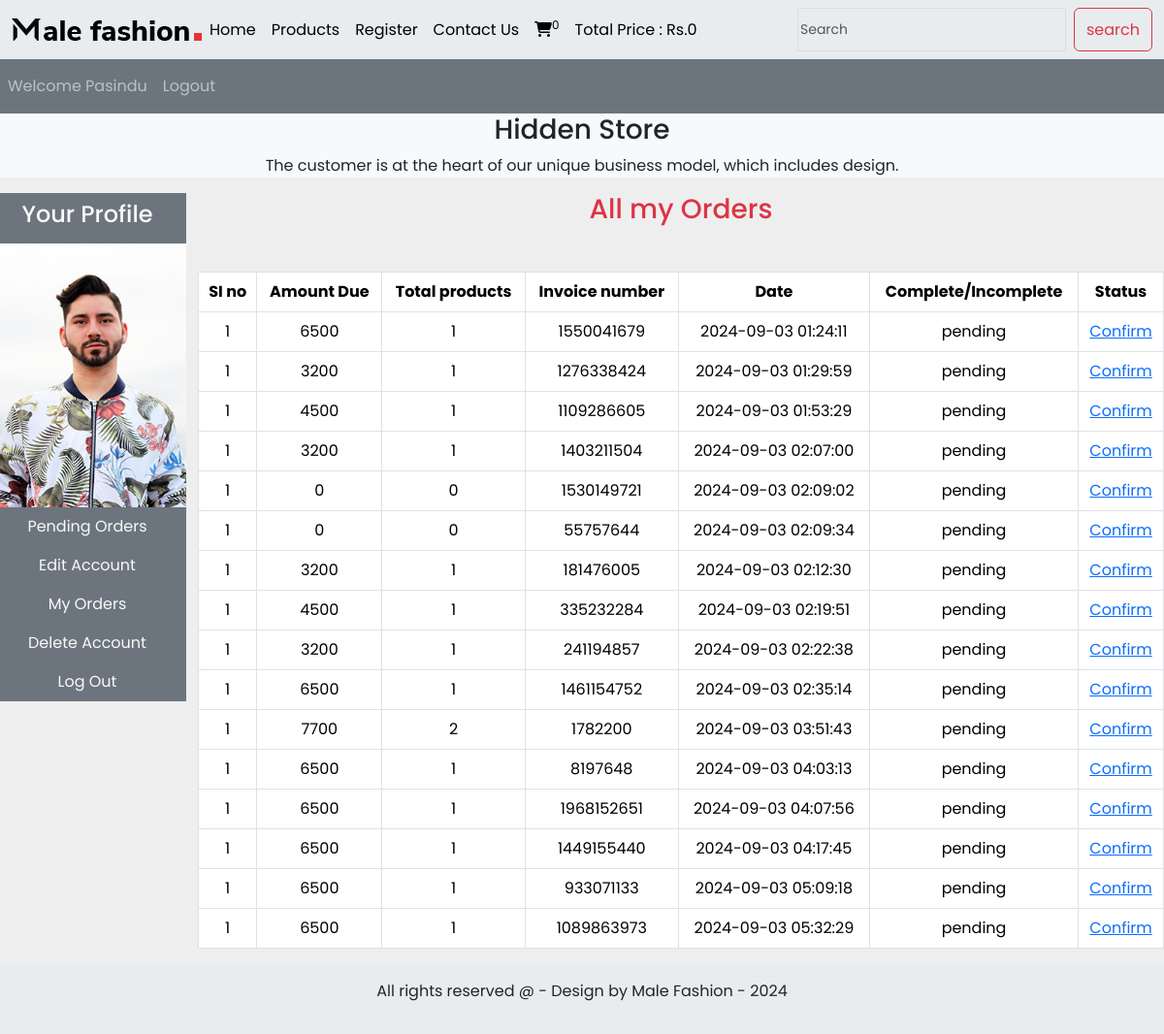
/profile.php?my_orders (signed in), run on the app's committed database.
### tables this page shows
CREATE TABLE `user_table` (
  `user_id` int(11) NOT NULL,
  `username` varchar(255) NOT NULL,
  `user_email` varchar(100) NOT NULL,
  `user_password` varchar(255) NOT NULL,
  `user_image` varchar(255) NOT NULL,
  `user_ip` varchar(100) NOT NULL,
  `user_address` varchar(255) NOT NULL,
  `user_mobile` varchar(20) NOT NULL
);

CREATE TABLE `user_orders` (
  `order_id` int(11) NOT NULL,
  `user_id` int(11) NOT NULL,
  `amount_due` int(255) NOT NULL,
  `invoice_number` int(255) NOT NULL,
  `total_products` int(255) NOT NULL,
  `order_date` timestamp NOT NULL DEFAULT current_timestamp() ON UPDATE current_timestamp(),
  `order_status` varchar(255) NOT NULL
);

### user_orders.php (the view, shortened to what this page needs)
<!DOCTYPE html>
<html lang="en">
<head>
</head>
<body>
    <?php
    $username=$_SESSION['username'];
    $get_users="Select * from `user_table` where username='$username'";
    $result=mysqli_query($con, $get_users);
    $row_fetch=mysqli_fetch_assoc($result);
    $user_id=$row_fetch['user_id'];
?>
    <h3 class="text-danger">All my Orders</h3>
    <table class="table table-bordered mt-5">
        <thead class="bg-light-secondary">
            <tr>
                <th>SI no</th>
                <th>Amount Due</th>
                <th>Total products</th>
                <th>Invoice number</th>
                <th>Date</th>
                <th>Complete/Incomplete</th>
                <th>Status</th>
            </tr>
        </thead>
        <tbody>
            <?php
            $get_order_details="Select * from `user_orders` where user_id=$user_id";
            $result_orders=mysqli_query($con, $get_order_details);
            while($row_orders=mysqli_fetch_assoc($result_orders)){
                $amount_due=$row_orders['amount_due'];
                $total_products=$row_orders['total_products'];
                $invoice_number=$row_orders['invoice_number'];
                $order_status=$row_orders['order_status'];
                $order_date=$row_orders['order_date'];
                $number=1;
                echo"<tr>
                <td>$number</td>
                <td>$amount_due</td>
                <td>$total_products</td>
                <td>$invoice_number</td>
                <td>$order_date</td>
                <td>$order_status</td>
                <td><a href='confirm_}payment.php'>Confirm</a></td>
            </tr>";
            }
            ?>
        </tbody>
    </table>
</body>
</html>

### profile.php (shortened to what this page needs)
<!DOCTYPE html>
<html lang="en">
<head>
    <link href="https://cdn.jsdelivr.net/npm/bootstrap@5.3.3/dist/css/bootstrap.min.css" rel="stylesheet">
    <link rel="stylesheet" href="https://cdnjs.cloudflare.com/ajax/libs/font-awesome/6.6.0/css/all.min.css" />
    <link rel="stylesheet" href="./style.css">
</head>
<body>
    <div class="container-fluid p-0">
    <nav class="navbar navbar-expand-lg bg-body-secondary">
  <div class="container-fluid">
    <img src="../images/logo.png" alt="" class="logo">
    <div class="collapse navbar-collapse" id="navbarSupportedContent">
      <ul class="navbar-nav me-auto mb-2 mb-lg-0">
        <li class="nav-item">
          <a class="nav-link active" aria-current="page" href="../index.php">Home</a>
        </li>
        <li class="nav-item">
          <a class="nav-link active" aria-current="page" href="../display_all.php">Products</a>
        </li>
        <li class="nav-item">
          <a class="nav-link active" aria-current="page" href="user_registration.php">Register</a>
        </li>
        <li class="nav-item">
          <a class="nav-link active" aria-current="page" href="#">Contact Us</a>
        </li>
        <li class="nav-item">
          <a class="nav-link active" aria-current="page" href="../cart.php"><i class="fa fa-shopping-cart" aria-hidden="true"></i><sup><?php cart_items()?></sup></a>
        </li>
        <li class="nav-item">
          <a class="nav-link active" aria-current="page" href="#">Total Price : Rs.<?php total_cart_price()?></a>
        </li>
      </ul>
      <form class="d-flex" role="search" action="../search_product.php" method="get">
        <input class="form-control me-2" type="search" placeholder="Search" aria-label="Search" name="search_data">
        <input type="submit" value="search" class="btn btn-outline-danger" name="search_product_data">
      </form>
    </div>
  </div>
</nav>
    <nav class="navbar navbar-expand-lg navbar-dark bg-secondary">
        <ul class="navbar-nav me-auto">
        <?php
        if(!isset($_SESSION['username'])){
              echo" <li class='nav-item'>
            <a class='nav-link' href='#'>Welcome Guest</a>
         </li>";
            }else{
              echo"<li class='nav-item'>
            <a class='nav-link' href='profile.php'>Welcome ".$_SESSION['username']."</a>
         </li>";
            }
            if(!isset($_SESSION['username'])){
              echo" <li class='nav-item'>
            <a class='nav-link' href='user_login.php'>Login</a>
         </li>";
            }else{
              echo"<li class='nav-item'>
            <a class='nav-link' href='logout.php'>Logout</a>
         </li>";
            }
          ?>
        </ul>
    </nav>
    </div>
    <div class="bg-light">
        <h3 class="text-center">Hidden Store</h3>
        <p class="text-center">The customer is at the heart of our unique business model, which includes design.</p>
    </div>
    <div class="row">
        <div class="col-md-2 p-0 mb-3">
            <ul class="navbar-nav bg-secondary text-center">
            <li class="nav-item">
          <a class="nav-link active  text-light" href="#"><h4>Your Profile</h4></a>
        </li>
            <?php
                $username=$_SESSION['username'];
                $user_image="Select * from `user_table` where username='$username'";
                $user_image=mysqli_query($con, $user_image);
                $row_image=mysqli_fetch_array($user_image);
                $user_image=$row_image['user_image'];
                echo"  <li class='nav-item bg-danger'>
          <img src='./user_images/$user_image' calss='profile_img my-4' style='width: 100%; height: 100%;' alt=''>
        </li>";
            ?>
        <li class="nav-item">
          <a class="nav-link active  text-light" href="profile.php">Pending Orders</a>
        </li>
        <li class="nav-item">
          <a class="nav-link active  text-light" href="profile.php?edit_account">Edit Account</a>
        </li>
        <li class="nav-item">
          <a class="nav-link active  text-light" href="profile.php?my_orders">My Orders</a>
        </li>
        <li class="nav-item">
          <a class="nav-link active  text-light" href="profile.php?delete_account">Delete Account</a>
        </li>
        <li class="nav-item">
          <a class="nav-link active  text-light" href="logout.php">Log Out</a>
        </li>
            </ul>
        </div>
        <div class="col-md-10 text-center">
            <?php get_user_order_details();
            if(isset($_GET['my_orders'])){
                include('user_orders.php');
            }
            ?>
        </div>
    </div>
 <div class="bg-body-secondary p-3 text-center">
<P>All rights reserved @ - Design by Male Fashion - 2024</P>
</div>
</body>
</html>

### style.css (style rules this page uses)
* { margin: 0; padding: 0; box-sizing: border-box; font-family: 'Poppins', sans-serif }
body { background: #eee }
.form-control { width: 100%; height: 45px; font-size: 14px; border: 1px solid #DADCE0; border-radius: 0; outline: none; padding: 2px; background: none; z-index: 1; box-shadow: none; }

### data on the page
user_table: user_image (picture)
user_orders: number "1", amount_due "6500", total_products "1", invoice_number "1550041679", order_date "2024-09-03 01:24:11", order_status "pending"
user_orders: number "1", amount_due "3200", total_products "1", invoice_number "1276338424", order_date "2024-09-03 01:29:59", order_status "pending"
user_orders: number "1", amount_due "4500", total_products "1", invoice_number "1109286605", order_date "2024-09-03 01:53:29", order_status "pending"
user_orders: number "1", amount_due "3200", total_products "1", invoice_number "1403211504", order_date "2024-09-03 02:07:00", order_status "pending"
user_orders: number "1", amount_due "0", total_products "0", invoice_number "1530149721", order_date "2024-09-03 02:09:02", order_status "pending"
user_orders: number "1", amount_due "0", total_products "0", invoice_number "55757644", order_date "2024-09-03 02:09:34", order_status "pending"
user_orders: number "1", amount_due "3200", total_products "1", invoice_number "181476005", order_date "2024-09-03 02:12:30", order_status "pending"
user_orders: number "1", amount_due "4500", total_products "1", invoice_number "335232284", order_date "2024-09-03 02:19:51", order_status "pending"
user_orders: number "1", amount_due "3200", total_products "1", invoice_number "241194857", order_date "2024-09-03 02:22:38", order_status "pending"
user_orders: number "1", amount_due "6500", total_products "1", invoice_number "1461154752", order_date "2024-09-03 02:35:14", order_status "pending"
user_orders: number "1", amount_due "7700", total_products "2", invoice_number "1782200", order_date "2024-09-03 03:51:43", order_status "pending"
user_orders: number "1", amount_due "6500", total_products "1", invoice_number "8197648", order_date "2024-09-03 04:03:13", order_status "pending"
user_orders: number "1", amount_due "6500", total_products "1", invoice_number "1968152651", order_date "2024-09-03 04:07:56", order_status "pending"
user_orders: number "1", amount_due "6500", total_products "1", invoice_number "1449155440", order_date "2024-09-03 04:17:45", order_status "pending"
user_orders: number "1", amount_due "6500", total_products "1", invoice_number "933071133", order_date "2024-09-03 05:09:18", order_status "pending"
user_orders: number "1", amount_due "6500", total_products "1", invoice_number "1089863973", order_date "2024-09-03 05:32:29", order_status "pending"

### other printed values
$count_cart_items "0"
$total_price "0"
$_SESSION['username'] "Pasindu"
